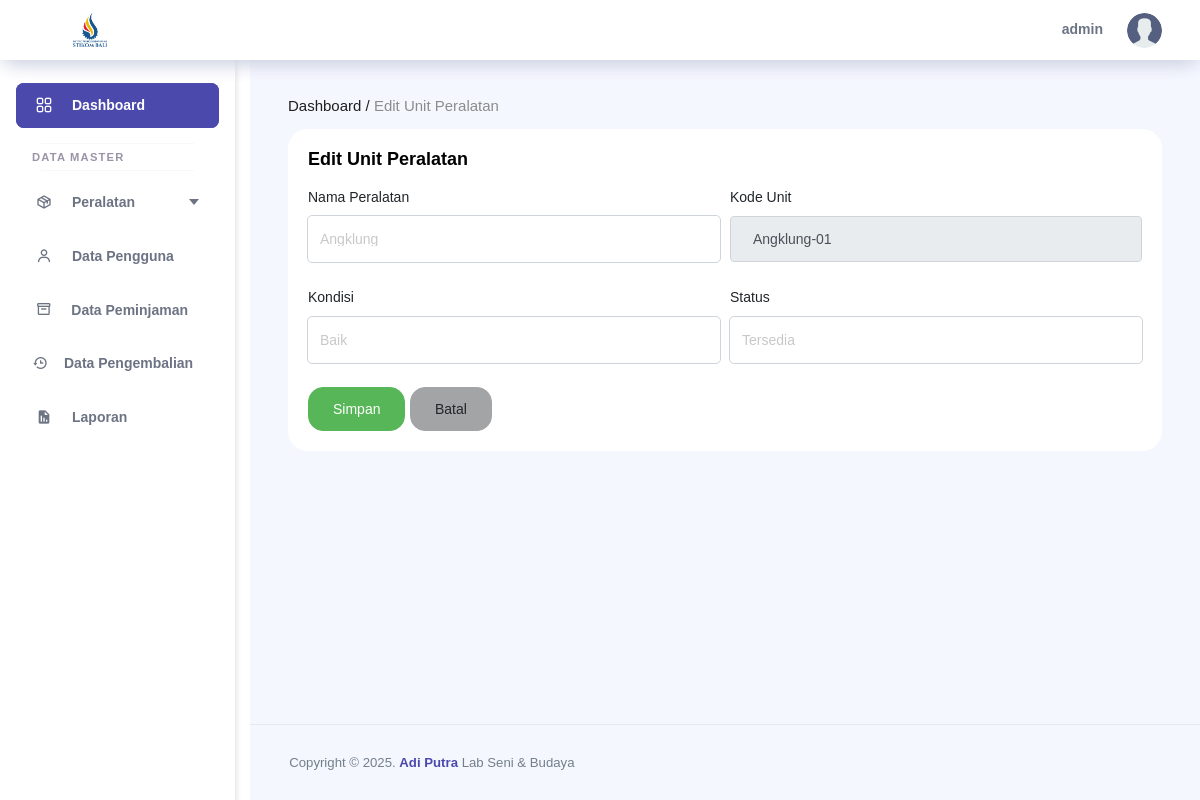
The page /admin/dashboard/index.php?page=edit_unit&id=11 (signed in) on the database its author committed.
### tables this page shows
CREATE TABLE `pengguna` (
  `id_pengguna` int(11) NOT NULL,
  `username` varchar(20) NOT NULL,
  `nama_lengkap` varchar(30) DEFAULT NULL,
  `no_hp` varchar(20) DEFAULT NULL,
  `password` varchar(255) NOT NULL,
  `tgl_daftar` datetime DEFAULT current_timestamp(),
  `role` enum('admin','user') NOT NULL DEFAULT 'user',
  `status` enum('Pegawai','Mahasiswa','Dosen') DEFAULT 'Mahasiswa'
);

CREATE TABLE `unit_peralatan` (
  `id_unit` int(11) NOT NULL,
  `id_peralatan` int(11) NOT NULL,
  `kode_unit` varchar(150) NOT NULL,
  `kondisi` enum('Baik','Rusak') DEFAULT 'Baik',
  `keterangan` enum('Tersedia','Dipinjam','Perlu Perbaikan') DEFAULT 'Tersedia'
);

CREATE TABLE `peralatan` (
  `id_peralatan` int(11) NOT NULL,
  `nama_peralatan` varchar(50) NOT NULL,
  `kategori` enum('Modern','Tradisional') DEFAULT NULL,
  `jumlah` int(11) NOT NULL,
  `jumlah_baik` int(11) DEFAULT 0,
  `jumlah_rusak` int(11) DEFAULT 0,
  `tahun_pengadaan` year(4) DEFAULT NULL,
  `deskripsi` text DEFAULT NULL,
  `gambar` varchar(30) NOT NULL
);

### admin/daftar_peralatan/tambah_unit.php (the view, shortened to what this page needs)
<?php
include "../../config/config.php";
$id_unit = '';
$id_peralatan = '';
$kode_unit = '';
$kondisi = '';
$keterangan = '';
if (isset($_GET['id'])) {
    $id_unit = mysqli_real_escape_string($conn, $_GET['id']);
    $query = mysqli_query($conn, "SELECT * FROM unit_peralatan WHERE id_unit = '$id_unit'");
    if ($query && mysqli_num_rows($query) > 0) {
        $data = mysqli_fetch_assoc($query);
        $id_peralatan = $data['id_peralatan'];
        $kode_unit = $data['kode_unit'];
        $kondisi = $data['kondisi'];
        $keterangan = $data['keterangan'];
    } else {
        header("Location: index.php?page=daftar_peralatan");
        exit();
    }
}
$daftar_peralatan = mysqli_query($conn, "SELECT id_peralatan, nama_peralatan FROM peralatan ORDER BY nama_peralatan ASC");
?>
<!DOCTYPE html>
<html lang="en">
<head>
  <link rel="stylesheet" href="../assets/vendors/feather/feather.css" />
  <link rel="stylesheet" href="../assets/vendors/ti-icons/css/themify-icons.css" />
  <link rel="stylesheet" href="../assets/vendors/datatables.net-bs4/dataTables.bootstrap4.css" />
  <link rel="stylesheet" href="../../assets/css/style.css" />
</head>
<body>
<div class="container-scroller">
  <?php include __DIR__ . '/../layout/navbar.php'; ?>
  <div class="container-fluid page-body-wrapper">
    <?php include __DIR__ . '/../layout/sidebar.php'; ?>
    <div class="main-panel">
      <div class="content-wrapper">
        <div class="row mb-3">
          <div class="col">
            <h6 class="font-weight-normal mb-0">
              Dashboard / <span class="text-gray"><?= $id_unit ? 'Edit' : 'Tambah' ?> Unit Peralatan</span>
            </h6>
          </div>
        </div>
        <div class="row">
          <div class="col-md-12">
            <div class="card">
              <div class="card-body">
                <p class="card-title mb-3"><?= $id_unit ? 'Edit' : 'Tambah' ?> Unit Peralatan</p>
                <form action="../daftar_peralatan/unit_aksi.php" method="POST" id="unitForm">
                  <div class="form-row">
                    <div class="form-group col-md-6">
                    <label>Nama Peralatan</label>
                    <select name="id_peralatan" id="id_peralatan" class="form-control" required>
                      <?php while ($row = mysqli_fetch_assoc($daftar_peralatan)): ?>
                        <option value="<?= $row['id_peralatan'] ?>" <?= $row['id_peralatan'] == $id_peralatan ? 'selected' : '' ?>>
                          <?= htmlspecialchars($row['nama_peralatan']) ?>
                        </option>
                      <?php endwhile; ?>
                    </select>
                  </div>
                   <div class="form-group col-md-6">
                    <label>Kode Unit</label>
                  <input type="text" name="kode_unit" id="kode_unit" class="form-control" value="<?= htmlspecialchars($kode_unit) ?>" readonly required>
                  </div>
                  </div>
                  <div class="form-row">
                    <div class="form-group col-md-6">
                      <label>Kondisi</label>
                      <select name="kondisi" class="form-control" required>
                        <option value="Baik" <?= $kondisi == 'Baik' ? 'selected' : '' ?>>Baik</option>
                      </select>
                    </div>
                    <div class="form-group col-md-6">
                      <label>Status</label>
                      <select name="keterangan" class="form-control" required>
                        <option value="Tersedia" <?= $keterangan == 'Tersedia' ? 'selected' : '' ?>>Tersedia</option>
                      </select>
                    </div>
                  </div>
                  <button type="submit" name="<?= $id_unit ? 'update_unit' : 'tambah_unit' ?>" class="btn btn-success">Simpan</button>
                  <a href="index.php?page=daftar_peralatan" class="btn btn-secondary">Batal</a>
                </form>
              </div>
            </div>
          </div>
        </div>
      </div>
      <footer class="footer">
        <div class="d-sm-flex justify-content-center justify-content-sm-between">
          <span class="text-muted text-center text-sm-left d-block d-sm-inline-block">
            Copyright &copy; 2025. <a href="#">Adi Putra</a> Lab Seni & Budaya
          </span>
        </div>
      </footer>
    </div>
  </div>
</div>
</body>
</html>

### admin/layout/navbar.php (shortened to what this page needs)
<?php
include "../../config/config.php";
$data = null;
if (isset($_SESSION['id_pengguna'])) {
    $id_pengguna = $_SESSION['id_pengguna'];
    $result = mysqli_query($conn, "SELECT * FROM pengguna WHERE id_pengguna = '$id_pengguna'");
    if ($result && mysqli_num_rows($result) > 0) {
        $data = mysqli_fetch_assoc($result);
    }
}
?>
<!DOCTYPE html>
<html lang="en">
  <head>
    <link rel="stylesheet" href="../assets/vendors/feather/feather.css" />
    <link rel="stylesheet" href="../assets/vendors/ti-icons/css/themify-icons.css" />
    <link rel="stylesheet" href="../assets/vendors/css/vendor.bundle.base.css" />
    <link rel="stylesheet" href="https://cdn.jsdelivr.net/npm/boxicons@latest/css/boxicons.min.css" />
    <link rel="stylesheet" href="../assets/vendors/datatables.net-bs4/dataTables.bootstrap4.css" />
    <link rel="stylesheet" href="../assets/js/select.dataTables.min.css" />
    <link rel="stylesheet" href="../assets/css/style.css" />
  </head>
  <body>
<nav class="navbar col-lg-12 col-12 p-0 fixed-top d-flex flex-row">
        <div class="navbar-brand-wrapper d-flex align-items-center justify-content-center">
          <a class="navbar-brand brand-logo mr-5" href="dashboard_admin.php"><img src="../../assets/img/logo.png" class="mr-2" alt="logo" /></a>
        </div>
        <div class="navbar-menu-wrapper d-flex align-items-center justify-content-end">
          <ul class="navbar-nav navbar-nav-right">
            <li class="nav-item nav-profile dropdown d-flex align-items-center gap-2">
            <?php if ($data): ?>
                <div class="d-none d-lg-block font-weight-bold mr-3">
                  <?= htmlspecialchars($data['username']) ?>
                </div>
              <?php endif; ?>
              <a class="nav-link dropdown-toggle p-0" href="#" data-toggle="dropdown" id="profileDropdown">
                <img src="../../assets/img/users.png" alt="profile" class="rounded-circle" style="width: 35px; height: 35px;" />
              </a>
            </li>
          </ul>
        </div>
      </nav>
  </body>
</html>

### assets/css/style.css (style rules this page uses)
body { font-family: 'Segoe UI', Tahoma, Geneva, Verdana, sans-serif; background: #f8f9fa; }
.card { border-radius: 15px; border: none; }
a { text-decoration: none; font-weight: bold; }

### admin/layout/sidebar.php (style rules this page uses)
.main-panel { margin-left: 250px; width: calc(100% - 250px); }

### rows shown on the page
pengguna: username "admin"
unit_peralatan: id_peralatan "Angklung", kode_unit "Angklung-01", kondisi "Baik", keterangan "Tersedia"
